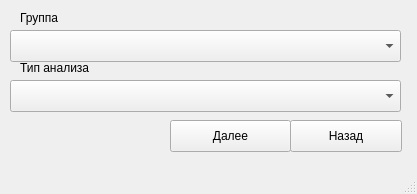
<?xml version="1.0" encoding="UTF-8"?>
<ui version="4.0">
 <class>MainWindow</class>
 <widget class="QMainWindow" name="MainWindow">
  <property name="geometry">
   <rect>
    <x>0</x>
    <y>0</y>
    <width>417</width>
    <height>194</height>
   </rect>
  </property>
  <property name="windowTitle">
   <string>Аналитика</string>
  </property>
  <widget class="QWidget" name="centralwidget">
   <widget class="QPushButton" name="pushButton_2">
    <property name="geometry">
     <rect>
      <x>290</x>
      <y>120</y>
      <width>112</width>
      <height>32</height>
     </rect>
    </property>
    <property name="text">
     <string>Назад</string>
    </property>
   </widget>
   <widget class="QPushButton" name="pushButton_3">
    <property name="geometry">
     <rect>
      <x>170</x>
      <y>120</y>
      <width>121</width>
      <height>32</height>
     </rect>
    </property>
    <property name="text">
     <string>Далее</string>
    </property>
   </widget>
   <widget class="QLabel" name="label">
    <property name="geometry">
     <rect>
      <x>20</x>
      <y>10</y>
      <width>181</width>
      <height>16</height>
     </rect>
    </property>
    <property name="text">
     <string>Группа</string>
    </property>
   </widget>
   <widget class="QComboBox" name="comboBox">
    <property name="geometry">
     <rect>
      <x>10</x>
      <y>30</y>
      <width>391</width>
      <height>32</height>
     </rect>
    </property>
   </widget>
   <widget class="QLabel" name="label_2">
    <property name="geometry">
     <rect>
      <x>20</x>
      <y>60</y>
      <width>111</width>
      <height>16</height>
     </rect>
    </property>
    <property name="text">
     <string>Тип анализа</string>
    </property>
   </widget>
   <widget class="QComboBox" name="comboBox_2">
    <property name="geometry">
     <rect>
      <x>10</x>
      <y>80</y>
      <width>391</width>
      <height>32</height>
     </rect>
    </property>
   </widget>
  </widget>
  <widget class="QStatusBar" name="statusbar"/>
 </widget>
 <resources/>
 <connections/>
</ui>
